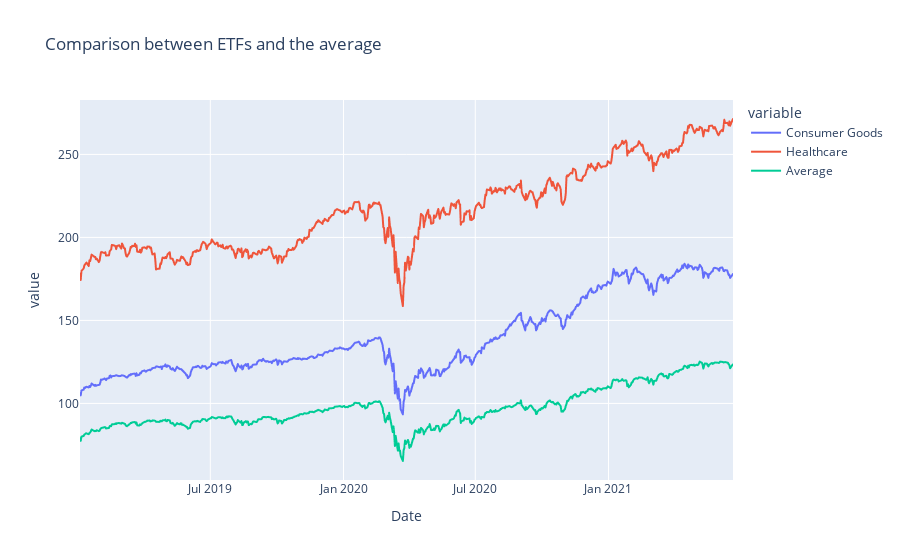

The cell this chart's notebook holds for it:
### Code cell
#Plot mean in addition with a few stock prices
data['Average'] = data.mean(axis=1)

px.line(data,y=['Consumer Goods','Healthcare','Average'],title='Comparison between ETFs and the average')

### Figure 1 — Plotly figure (JSON) as saved in the notebook; plotly's stock layout.template omitted (floating-point values rounded to 4 significant figures; data arrays with more than 128 entries replaced by an {"elided": "..."} marker saying what was removed)
{"data": [{"hovertemplate": "variable=Consumer Goods<br>Date=%{x}<br>value=%{y}<extra></extra>", "legendgroup": "Consumer Goods", "line": {"color": "#636efa", "dash": "solid"}, "mode": "lines", "name": "Consumer Goods", "showlegend": true, "type": "scattergl", "x": {"elided": "623 str values"}, "xaxis": "x", "y": {"elided": "623 float values"}, "yaxis": "y"}, {"hovertemplate": "variable=Healthcare<br>Date=%{x}<br>value=%{y}<extra></extra>", "legendgroup": "Healthcare", "line": {"color": "#EF553B", "dash": "solid"}, "mode": "lines", "name": "Healthcare", "showlegend": true, "type": "scattergl", "x": {"elided": "623 str values"}, "xaxis": "x", "y": {"elided": "623 float values"}, "yaxis": "y"}, {"hovertemplate": "variable=Average<br>Date=%{x}<br>value=%{y}<extra></extra>", "legendgroup": "Average", "line": {"color": "#00cc96", "dash": "solid"}, "mode": "lines", "name": "Average", "showlegend": true, "type": "scattergl", "x": {"elided": "623 str values"}, "xaxis": "x", "y": {"elided": "623 float values"}, "yaxis": "y"}], "layout": {"legend": {"title": {"text": "variable"}, "tracegroupgap": 0}, "title": {"text": "Comparison between ETFs and the average"}, "xaxis": {"anchor": "y", "domain": [0, 1], "title": {"text": "Date"}}, "yaxis": {"anchor": "x", "domain": [0, 1], "title": {"text": "value"}}}}
